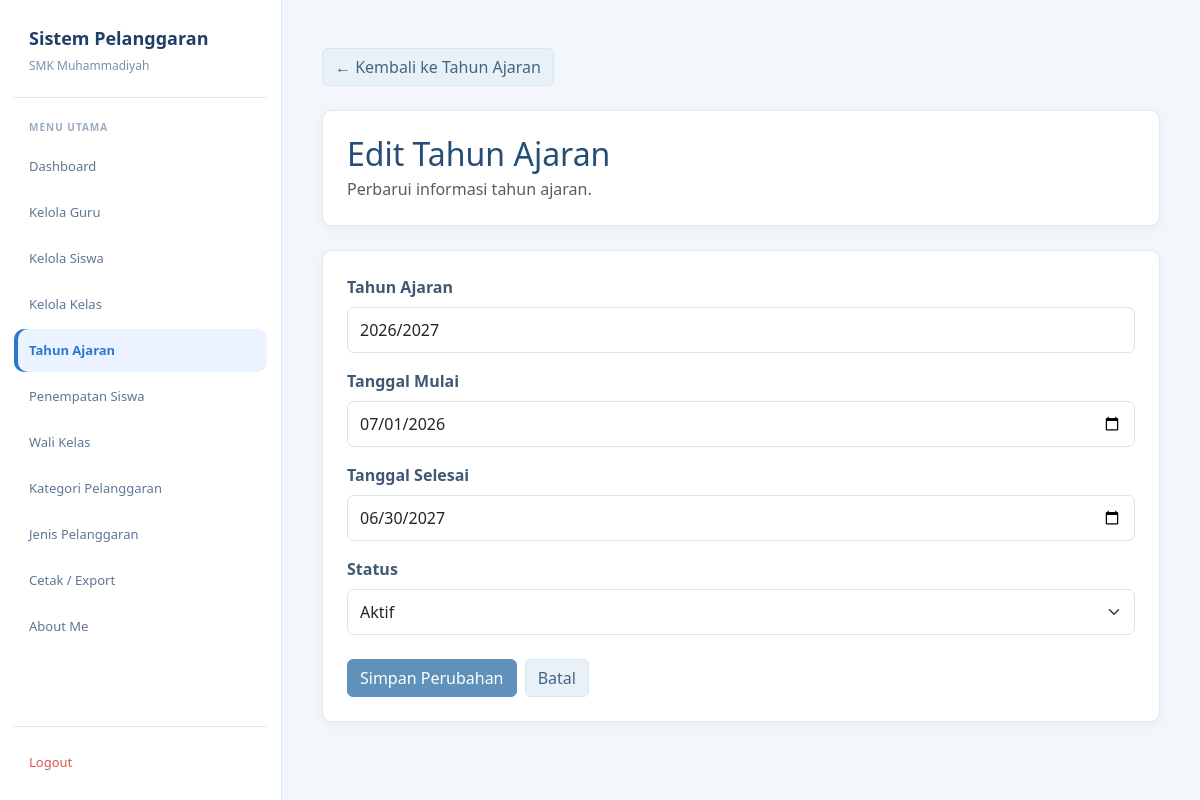
/admin/edit_tahun_ajaran.php?id=6 (signed in), run on an earlier commit of the app's database.
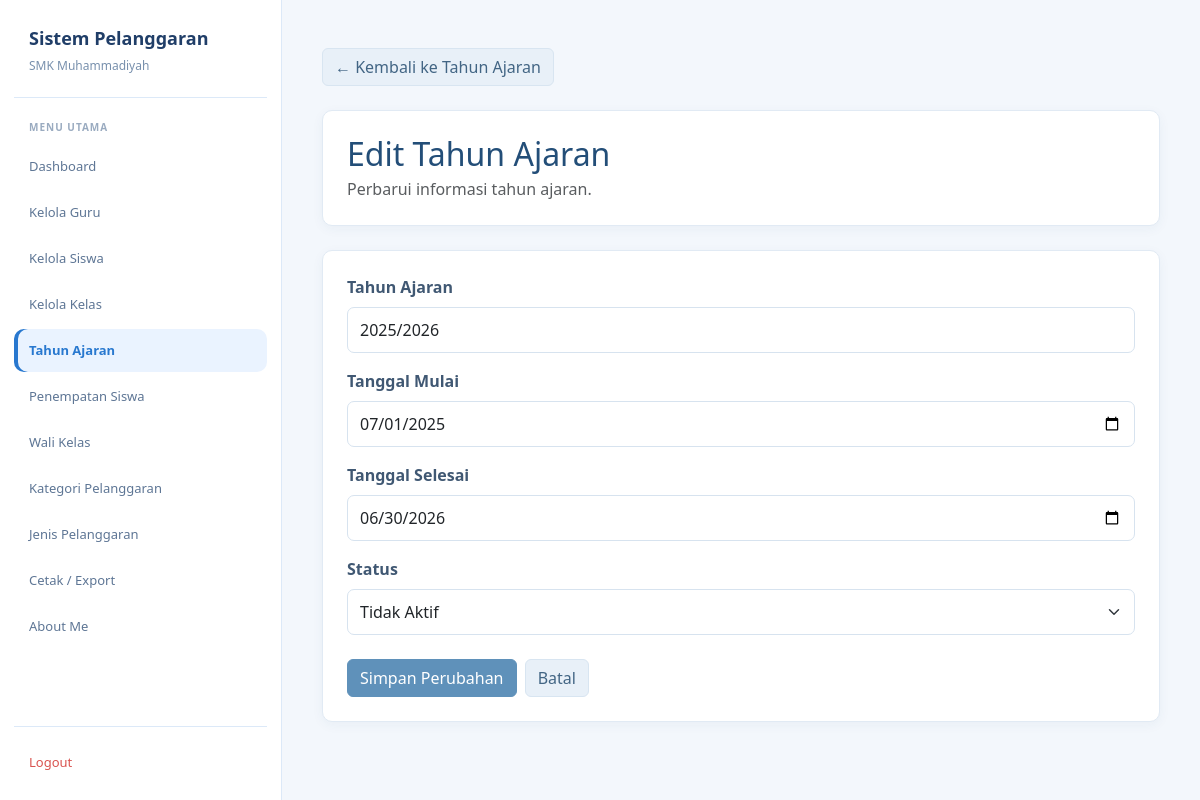
And on a later commit of the database.
### tables this page shows
CREATE TABLE `t_tahun_ajaran` (
  `id` int(11) NOT NULL,
  `nama` varchar(20) NOT NULL,
  `tanggal_mulai` date DEFAULT NULL,
  `tanggal_selesai` date DEFAULT NULL,
  `status_aktif` tinyint(1) DEFAULT NULL,
  `created_at` timestamp NULL DEFAULT current_timestamp(),
  `update_at` timestamp NULL DEFAULT current_timestamp()
);

### admin/edit_tahun_ajaran.php (the view, shortened to what this page needs)
<?php
include "../config/koneksi.php";
function e($data) {
    return htmlspecialchars((string)($data ?? ''), ENT_QUOTES, 'UTF-8');
}
$id = (int)$_GET['id'];
$stmt = mysqli_prepare($koneksi, "SELECT * FROM t_tahun_ajaran WHERE id = ?");
mysqli_stmt_bind_param($stmt, "i", $id);
mysqli_stmt_execute($stmt);
$result = mysqli_stmt_get_result($stmt);
$tahun = mysqli_fetch_assoc($result);
$nama = $tahun['nama'];
$tanggal_mulai = $tahun['tanggal_mulai'];
$tanggal_selesai = $tahun['tanggal_selesai'];
$status_aktif = (int)$tahun['status_aktif'];
?>
<!DOCTYPE html>
<html lang="id">
<head>
<link href="https://cdn.jsdelivr.net/npm/bootstrap@5.3.8/dist/css/bootstrap.min.css" rel="stylesheet">
</head>
<body>
<aside class="sidebar">
    <div class="brand">
        <div class="brand-title">Sistem Pelanggaran</div>
        <div class="brand-subtitle">SMK Muhammadiyah</div>
    </div>
    <div class="menu-title">Menu Utama</div>
    <nav class="menu">
        <a href="../dashboard.php" class="menu-link">Dashboard</a>
        <a href="guru.php" class="menu-link">Kelola Guru</a>
        <a href="siswa.php" class="menu-link">Kelola Siswa</a>
        <a href="kelas.php" class="menu-link">Kelola Kelas</a>
        <a href="tahun_ajaran.php" class="menu-link active">Tahun Ajaran</a>
        <a href="penempatan_siswa.php" class="menu-link">Penempatan Siswa</a>
        <a href="wali_kelas.php" class="menu-link">Wali Kelas</a>
        <a href="kategori_pelanggaran.php" class="menu-link">Kategori Pelanggaran</a>
        <a href="jenis_pelanggaran.php" class="menu-link">Jenis Pelanggaran</a>
        <a href="cetak_export.php" class="menu-link">Cetak / Export</a>
        <a href="../about.php" class="menu-link">About Me</a>
    </nav>
    <div class="logout">
        <a href="../logout.php" class="menu-link">Logout</a>
    </div>
</aside>
<main class="main">
    <div class="container-fluid py-4">
        <div class="mb-4">
            <a href="tahun_ajaran.php" class="btn btn-secondary">
                &larr; Kembali ke Tahun Ajaran
            </a>
        </div>
        <div class="card mb-4">
            <div class="card-body">
                <h2 class="judul mb-1">Edit Tahun Ajaran</h2>
                <p class="text-muted mb-0">Perbarui informasi tahun ajaran.</p>
            </div>
        </div>
        <div class="card">
            <div class="card-body">
                <form method="POST"
                      action="edit_tahun_ajaran.php?id=<?= $id; ?>">
                    <div class="mb-3">
                        <label class="form-label">Tahun Ajaran</label>
                        <input type="text"
                               name="nama"
                               class="form-control"
                               placeholder="Contoh: 2026/2027"
                               value="<?= e($nama); ?>"
                               required>
                    </div>
                    <div class="mb-3">
                        <label class="form-label">Tanggal Mulai</label>
                        <input type="date"
                               name="tanggal_mulai"
                               class="form-control"
                               value="<?= e($tanggal_mulai); ?>"
                               required>
                    </div>
                    <div class="mb-3">
                        <label class="form-label">Tanggal Selesai</label>
                        <input type="date"
                               name="tanggal_selesai"
                               class="form-control"
                               value="<?= e($tanggal_selesai); ?>"
                               required>
                    </div>
                    <div class="mb-4">
                        <label class="form-label">Status</label>
                        <select name="status_aktif" class="form-select" required>
                            <option value="1" <?= $status_aktif === 1 ? 'selected' : ''; ?>>
                                Aktif
                            </option>
                            <option value="0" <?= $status_aktif === 0 ? 'selected' : ''; ?>>
                                Tidak Aktif
                            </option>
                        </select>
                    </div>
                    <button type="submit" name="simpan" class="btn btn-primary">
                        Simpan Perubahan
                    </button>
                    <a href="tahun_ajaran.php" class="btn btn-secondary ms-1">
                        Batal
                    </a>
                </form>
            </div>
        </div>
    </div>
</main>
</body>
</html>

What changed in the data, as far as the page shows it:
changed t_tahun_ajaran: nama "2026/2027" → "2025/2026"; tanggal_mulai "07/01/2026" → "07/01/2025"; tanggal_selesai "06/30/2027" → "06/30/2026"; status_aktif "Aktif" → "Tidak Aktif"
